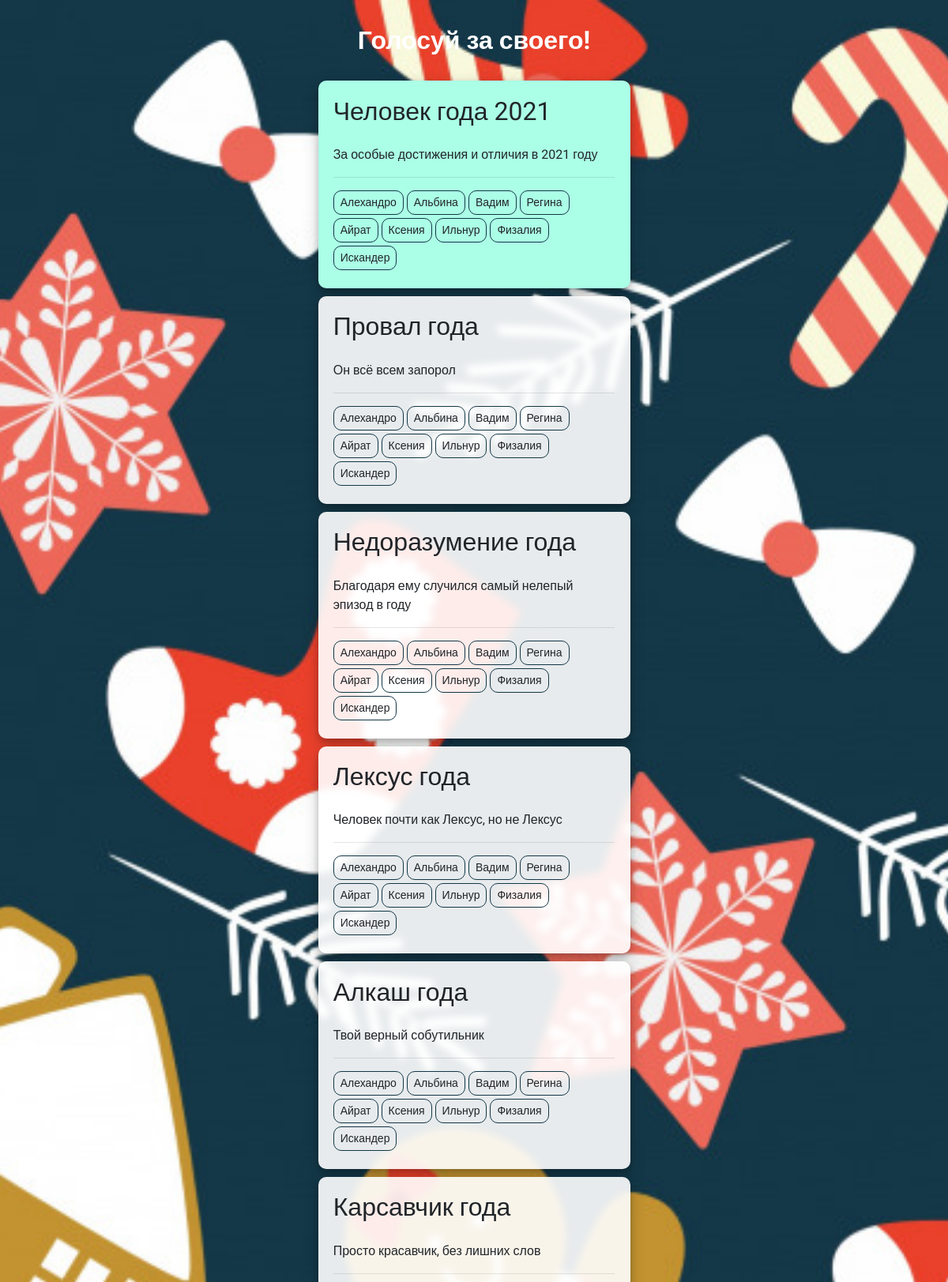
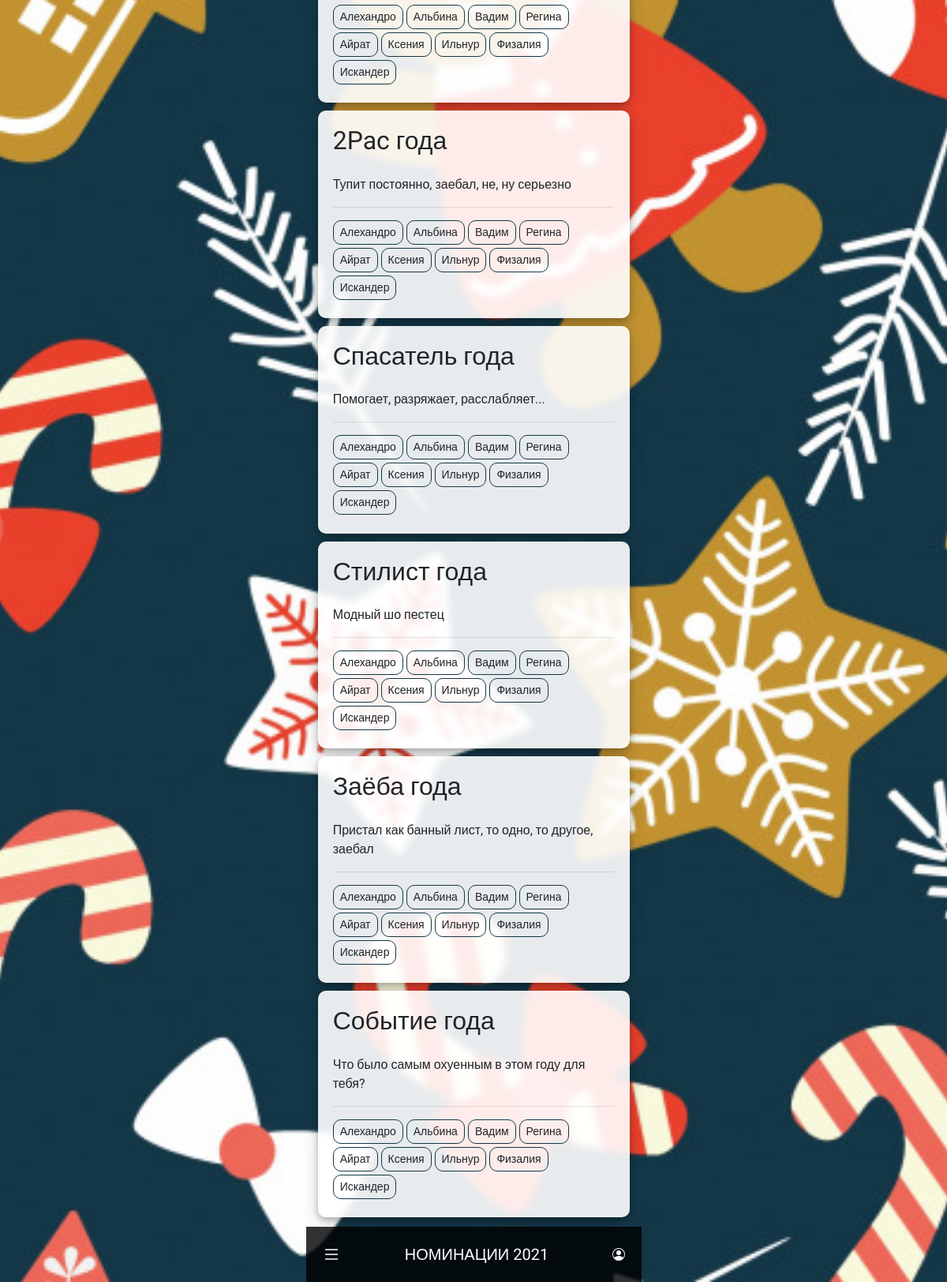
Page / (signed in) on the committed database (2 pictures, top to bottom).
### votes/models.py (models this page shows, shortened)
class Nominations(models.Model):
    title = models.CharField(max_length=45, null=False, blank=False, unique=True, verbose_name='Номинация')
    description = models.CharField(max_length=500, null=False, blank=False, verbose_name='Описание')

### account/models.py (models this page shows)
class User(AbstractUser):
    class Colors(models.TextChoices):
        BLUE = "BLU", "#99b6ff"
        PINK = "PNK", "#ff99cc"
        BROWN = "BRW", "#ffa399"
        GREEN = "GRN", "#4ff965"
        VIOLET = "VLT", "#eb99ff"
        YELLOW = "YLW", "#99a9ff"
    color = models.CharField(max_length=3, choices=Colors.choices, default=Colors.BLUE)

### votes/views.py (the view)
# urls.py: path('', NominationList.as_view(), name='index'),
class NominationList(LoginRequiredMixin, ListView):
    model = Nominations
    template_name = "votes/index.html"
    login_url = 'account:login'
    def get_context_data(self, *, object_list=None, **kwargs):
        context = super(NominationList, self).get_context_data(**kwargs)
        context['user_list'] = User.objects.all()
        user_votes = Votes.objects.filter(voter__id=self.request.user.id).values_list('nomination__id', flat=True)
        context['voted'] = list(user_votes)
        print(context['voted'])
        return context

### votes/templates/votes/index.html
{% extends 'votes/base.html' %}
{% block content %}
{% if nominations_list %}
<section class="main-section">
    <h2 style="color: white; margin: 1em; text-align: center;"><strong>Голосуй за своего!</strong></h2>
    {% for nomination in nominations_list %}
    <article style="padding: 1.2em; border-radius: 10px;{% if nomination.pk in voted %}background-color:#abffe6;{% endif %}">
        <h2>
            {{ nomination.title }}
        </h2>
        <p class="expand" style="margin-top: 1.5em">
            {{ nomination.description }}
        </p>
        <hr>
        {% for user in user_list %}
        <a href="{% url 'vote' %}?nomination={{ nomination.id }}&nominee={{ user.id }}" class="btn btn-sm btn-outline mb-1">{{ user.first_name }}</a>
        {% endfor %}
    </article>
    {% endfor %}
</section>
{% endif %}
{% endblock content %}

### votes/templates/votes/base.html (shortened to what this page needs)
<!DOCTYPE html>
<html lang="en">
<head>
    <link rel="stylesheet" href="https://stackpath.bootstrapcdn.com/bootstrap/4.5.0/css/bootstrap.min.css">
    {% load static %}
    <link rel="stylesheet" type="text/css" href="{% static 'votes/main.css' %}">
</head>
<body>
<header>
    <nav>
        <button onclick="expand()">
        </button>
        <a href="{% url 'index' %}">Номинации 2021</a>
        <a href="{% url 'account:profile' %}">
        </a>
    </nav>
</header>
<main>
    <div>
        {% block content %}{% endblock %}
    </div>
</main>
</body>
</html>

### votes/static/votes/main.css (style rules this page uses)
* { box-sizing: border-box; margin: 0px; padding: 0px; text-decoration: none; font-family: 'Roboto', verdana, sans-serif; }
html, body { height: 100%; }
body { margin: auto; max-width: 425px; background-attachment: fixed; background-position: center; background-repeat: no-repeat; background-size: cover; background-image: url("../static/media/christmas-pattern.jpg"); }
header { position: fixed; bottom: 0; width: 100%; max-width: 425px; z-index: 1; background-color: rgba(0,0,0,0.8); text-align: center; color: white; font-size: 20px; padding: 1em; text-transform: uppercase; }
nav { display: flex; justify-content: space-between; align-items: center; }
main { padding: 0px 15px; }
article { padding: 10px; margin-bottom: 10px; background: rgba(255, 255, 255, 0.9); border-radius: 2px; backdrop-filter: blur(4px); box-shadow: 0 4px 8px 0 rgba(0, 0, 0, 0.2), 0 6px 20px 0 rgba(0, 0, 0, 0.19); }
p { margin-top: 10px; }
h1, h2, h3, h4 { font-weight: normal; }
a { color: inherit; text-decoration: inherit; }
button { background-color: rgba(0,0,0,0); border: none; color: white; text-align: center; text-decoration: none; font-size: 1.2em; }
svg { display: block; margin: auto; }
.btn { border-radius: 10px; border-width: 1px; border-color: #133747; }
section { padding-bottom: 4.5em; }

### rows in the picture
Nominations: title "Человек года 2021", description "За особые достижения и отличия в 2021 году"
User: first_name "Алехандро"
User: first_name "Альбина"
User: first_name "Вадим"
User: first_name "Регина"
User: first_name "Айрат"
User: first_name "Ксения"
User: first_name "Ильнур"
User: first_name "Физалия"
User: first_name "Искандер"
Nominations: title "Провал года", description "Он всё всем запорол"
Nominations: title "Недоразумение года", description "Благодаря ему случился самый нелепый эпизод в году"
Nominations: title "Лексус года", description "Человек почти как Лексус, но не Лексус"
Nominations: title "Алкаш года", description "Твой верный собутильник"
Nominations: title "Карсавчик года", description "Просто красавчик, без лишних слов"
Nominations: title "2Pac года", description "Тупит постоянно, заебал, не, ну серьезно"
Nominations: title "Спасатель года", description "Помогает, разряжает, расслабляет..."
Nominations: title "Стилист года", description "Модный шо пестец"
Nominations: title "Заёба года", description "Пристал как банный лист, то одно, то другое, заебал"
Nominations: title "Событие года", description "Что было самым охуенным в этом году для тебя?"
